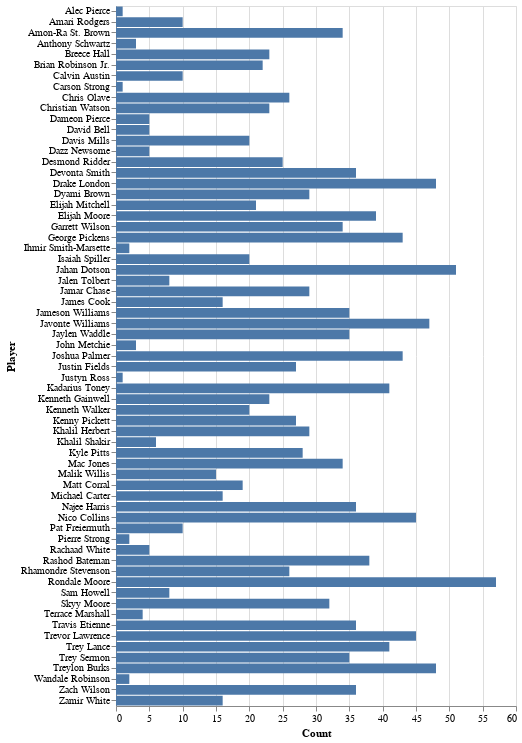

The notebook cell saved with this chart:
### Code cell
#Player Exposure
alt.Chart(exp_df).mark_bar().encode(
    x='Count',
    y="Player",
    tooltip=['Player','Count', '%']
).properties(height=700)

### Figure 1 — Vega-Lite specification as saved in the notebook (floating-point values rounded to 4 significant figures)
{"config": {"view": {"continuousWidth": 400, "continuousHeight": 300}}, "data": {"name": "data-9a8dc7437a3b751a3a24f58550eb4997"}, "mark": "bar", "encoding": {"tooltip": [{"field": "Player", "type": "nominal"}, {"field": "Count", "type": "quantitative"}, {"field": "%", "type": "quantitative"}], "x": {"field": "Count", "type": "quantitative"}, "y": {"field": "Player", "type": "nominal"}}, "height": 700, "$schema": "https://vega.github.io/schema/vega-lite/v4.17.0.json", "datasets": {"data-9a8dc7437a3b751a3a24f58550eb4997": [{"Player": "Rondale Moore", "Count": 57, "%": 43.8}, {"Player": "Jahan Dotson", "Count": 51, "%": 39.2}, {"Player": "Drake London", "Count": 48, "%": 36.9}, {"Player": "Treylon Burks", "Count": 48, "%": 36.9}, {"Player": "Javonte Williams", "Count": 47, "%": 36.2}, {"Player": "Nico Collins", "Count": 45, "%": 34.6}, {"Player": "Trevor Lawrence", "Count": 45, "%": 34.6}, {"Player": "Joshua Palmer", "Count": 43, "%": 33.1}, {"Player": "George Pickens", "Count": 43, "%": 33.1}, {"Player": "Kadarius Toney", "Count": 41, "%": 31.5}, {"Player": "Trey Lance", "Count": 41, "%": 31.5}, {"Player": "Elijah Moore", "Count": 39, "%": 30.0}, {"Player": "Rashod Bateman", "Count": 38, "%": 29.2}, {"Player": "Zach Wilson", "Count": 36, "%": 27.7}, {"Player": "Najee Harris", "Count": 36, "%": 27.7}, {"Player": "Travis Etienne", "Count": 36, "%": 27.7}, {"Player": "Devonta Smith", "Count": 36, "%": 27.7}, {"Player": "Jaylen Waddle", "Count": 35, "%": 26.9}, {"Player": "Trey Sermon", "Count": 35, "%": 26.9}, {"Player": "Jameson Williams", "Count": 35, "%": 26.9}, {"Player": "Mac Jones", "Count": 34, "%": 26.2}, {"Player": "Amon-Ra St. Brown", "Count": 34, "%": 26.2}, {"Player": "Garrett Wilson", "Count": 34, "%": 26.2}, {"Player": "Skyy Moore", "Count": 32, "%": 24.6}, {"Player": "Khalil Herbert", "Count": 29, "%": 22.3}, {"Player": "Jamar Chase", "Count": 29, "%": 22.3}, {"Player": "Dyami Brown", "Count": 29, "%": 22.3}, {"Player": "Kyle Pitts", "Count": 28, "%": 21.5}, {"Player": "Justin Fields", "Count": 27, "%": 20.8}, {"Player": "Kenny Pickett", "Count": 27, "%": 20.8}, {"Player": "Rhamondre Stevenson", "Count": 26, "%": 20.0}, {"Player": "Chris Olave", "Count": 26, "%": 20.0}, {"Player": "Desmond Ridder", "Count": 25, "%": 19.2}, {"Player": "Breece Hall", "Count": 23, "%": 17.7}, {"Player": "Kenneth Gainwell", "Count": 23, "%": 17.7}, {"Player": "Christian Watson", "Count": 23, "%": 17.7}, {"Player": "Brian Robinson Jr.", "Count": 22, "%": 16.9}, {"Player": "Elijah Mitchell", "Count": 21, "%": 16.2}, {"Player": "Isaiah Spiller", "Count": 20, "%": 15.4}, {"Player": "Davis Mills", "Count": 20, "%": 15.4}, {"Player": "Kenneth Walker", "Count": 20, "%": 15.4}, {"Player": "Matt Corral", "Count": 19, "%": 14.6}, {"Player": "James Cook", "Count": 16, "%": 12.3}, {"Player": "Zamir White", "Count": 16, "%": 12.3}, {"Player": "Michael Carter", "Count": 16, "%": 12.3}, {"Player": "Malik Willis", "Count": 15, "%": 11.5}, {"Player": "Calvin Austin", "Count": 10, "%": 7.7}, {"Player": "Amari Rodgers", "Count": 10, "%": 7.7}, {"Player": "Pat Freiermuth", "Count": 10, "%": 7.7}, {"Player": "Sam Howell", "Count": 8, "%": 6.2}, {"Player": "Jalen Tolbert", "Count": 8, "%": 6.2}, {"Player": "Khalil Shakir", "Count": 6, "%": 4.6}, {"Player": "Rachaad White", "Count": 5, "%": 3.8}, {"Player": "Dazz Newsome", "Count": 5, "%": 3.8}, {"Player": "David Bell", "Count": 5, "%": 3.8}, {"Player": "Dameon Pierce", "Count": 5, "%": 3.8}, {"Player": "Terrace Marshall", "Count": 4, "%": 3.1}, {"Player": "John Metchie", "Count": 3, "%": 2.3}, {"Player": "Anthony Schwartz", "Count": 3, "%": 2.3}, {"Player": "Wandale Robinson", "Count": 2, "%": 1.5}, {"Player": "Ihmir Smith-Marsette", "Count": 2, "%": 1.5}, {"Player": "Pierre Strong", "Count": 2, "%": 1.5}, {"Player": "Justyn Ross", "Count": 1, "%": 0.8}, {"Player": "Alec Pierce", "Count": 1, "%": 0.8}, {"Player": "Carson Strong", "Count": 1, "%": 0.8}]}}
